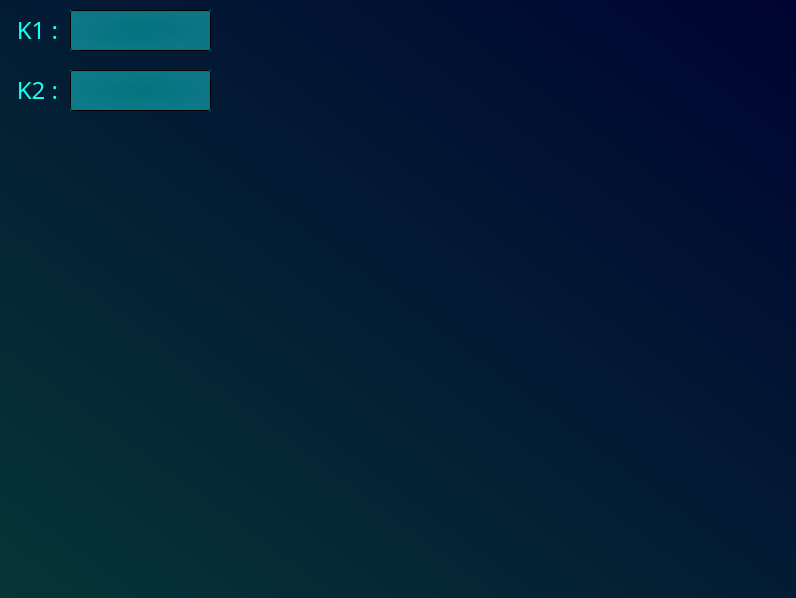
<?xml version="1.0" encoding="UTF-8"?>
<ui version="4.0">
 <class>MainWindow</class>
 <widget class="QMainWindow" name="MainWindow">
  <property name="geometry">
   <rect>
    <x>0</x>
    <y>0</y>
    <width>796</width>
    <height>598</height>
   </rect>
  </property>
  <property name="windowTitle">
   <string>Epidemic Simulator</string>
  </property>
  <property name="styleSheet">
   <string notr="true">background-color: rgb(0, 0, 0);</string>
  </property>
  <widget class="QWidget" name="centralwidget">
   <widget class="QLabel" name="label">
    <property name="geometry">
     <rect>
      <x>10</x>
      <y>10</y>
      <width>61</width>
      <height>41</height>
     </rect>
    </property>
    <property name="font">
     <font>
      <family>Lucida Bright</family>
      <pointsize>18</pointsize>
      <weight>50</weight>
      <bold>false</bold>
     </font>
    </property>
    <property name="toolTipDuration">
     <number>-1</number>
    </property>
    <property name="styleSheet">
     <string notr="true">background-color: qradialgradient(spread:pad, cx:0.284, cy:0.551, radius:0.5, fx:0.307, fy:0.540045, stop:0 rgba(255, 162, 11, 0), stop:1 rgba(255, 255, 255, 0));</string>
    </property>
    <property name="text">
     <string>&lt;html&gt;&lt;head/&gt;&lt;body&gt;&lt;p align=&quot;center&quot;&gt;&lt;span style=&quot; color:#18fff0;&quot;&gt;K1 : &lt;/span&gt;&lt;/p&gt;&lt;/body&gt;&lt;/html&gt;</string>
    </property>
    <property name="margin">
     <number>5</number>
    </property>
    <property name="indent">
     <number>-1</number>
    </property>
   </widget>
   <widget class="QLineEdit" name="lineEdit">
    <property name="geometry">
     <rect>
      <x>70</x>
      <y>10</y>
      <width>141</width>
      <height>41</height>
     </rect>
    </property>
    <property name="font">
     <font>
      <family>Bahnschrift SemiLight</family>
      <pointsize>16</pointsize>
     </font>
    </property>
    <property name="toolTip">
     <string>&lt;html&gt;&lt;head/&gt;&lt;body&gt;&lt;p align=&quot;center&quot;&gt;&lt;br/&gt;&lt;/p&gt;&lt;/body&gt;&lt;/html&gt;</string>
    </property>
    <property name="styleSheet">
     <string notr="true">background-color: qradialgradient(spread:pad, cx:0.5, cy:0.5, radius:0.5, fx:0.5, fy:0.5, stop:0 rgba(7, 248, 240, 102), stop:1 rgba(27, 255, 255, 104));</string>
    </property>
    <property name="text">
     <string/>
    </property>
    <property name="maxLength">
     <number>12</number>
    </property>
    <property name="frame">
     <bool>true</bool>
    </property>
   </widget>
   <widget class="QLabel" name="label_2">
    <property name="geometry">
     <rect>
      <x>0</x>
      <y>-10</y>
      <width>801</width>
      <height>611</height>
     </rect>
    </property>
    <property name="styleSheet">
     <string notr="true">background-color: qlineargradient(spread:pad, x1:0.977, y1:0.017, x2:0.0113636, y2:1, stop:0 rgba(0, 4, 50, 255), stop:1 rgba(6, 53, 54, 255));</string>
    </property>
    <property name="text">
     <string/>
    </property>
   </widget>
   <widget class="QLabel" name="label_3">
    <property name="geometry">
     <rect>
      <x>10</x>
      <y>70</y>
      <width>61</width>
      <height>41</height>
     </rect>
    </property>
    <property name="font">
     <font>
      <family>Lucida Bright</family>
      <pointsize>18</pointsize>
      <weight>50</weight>
      <bold>false</bold>
     </font>
    </property>
    <property name="toolTipDuration">
     <number>-1</number>
    </property>
    <property name="styleSheet">
     <string notr="true">background-color: qradialgradient(spread:pad, cx:0.284, cy:0.551, radius:0.5, fx:0.307, fy:0.540045, stop:0 rgba(255, 162, 11, 0), stop:1 rgba(255, 255, 255, 0));</string>
    </property>
    <property name="text">
     <string>&lt;html&gt;&lt;head/&gt;&lt;body&gt;&lt;p align=&quot;center&quot;&gt;&lt;span style=&quot; color:#18fff0;&quot;&gt;K2 : &lt;/span&gt;&lt;/p&gt;&lt;/body&gt;&lt;/html&gt;</string>
    </property>
    <property name="margin">
     <number>5</number>
    </property>
    <property name="indent">
     <number>-1</number>
    </property>
   </widget>
   <widget class="QLineEdit" name="lineEdit_2">
    <property name="geometry">
     <rect>
      <x>70</x>
      <y>70</y>
      <width>141</width>
      <height>41</height>
     </rect>
    </property>
    <property name="font">
     <font>
      <family>Bahnschrift SemiLight</family>
      <pointsize>16</pointsize>
     </font>
    </property>
    <property name="toolTip">
     <string>&lt;html&gt;&lt;head/&gt;&lt;body&gt;&lt;p align=&quot;center&quot;&gt;&lt;br/&gt;&lt;/p&gt;&lt;/body&gt;&lt;/html&gt;</string>
    </property>
    <property name="styleSheet">
     <string notr="true">background-color: qradialgradient(spread:pad, cx:0.5, cy:0.5, radius:0.5, fx:0.5, fy:0.5, stop:0 rgba(7, 248, 240, 102), stop:1 rgba(27, 255, 255, 104));</string>
    </property>
    <property name="text">
     <string/>
    </property>
    <property name="maxLength">
     <number>12</number>
    </property>
    <property name="frame">
     <bool>true</bool>
    </property>
   </widget>
   <zorder>label_2</zorder>
   <zorder>label</zorder>
   <zorder>lineEdit</zorder>
   <zorder>label_3</zorder>
   <zorder>lineEdit_2</zorder>
  </widget>
 </widget>
 <resources/>
 <connections/>
</ui>
